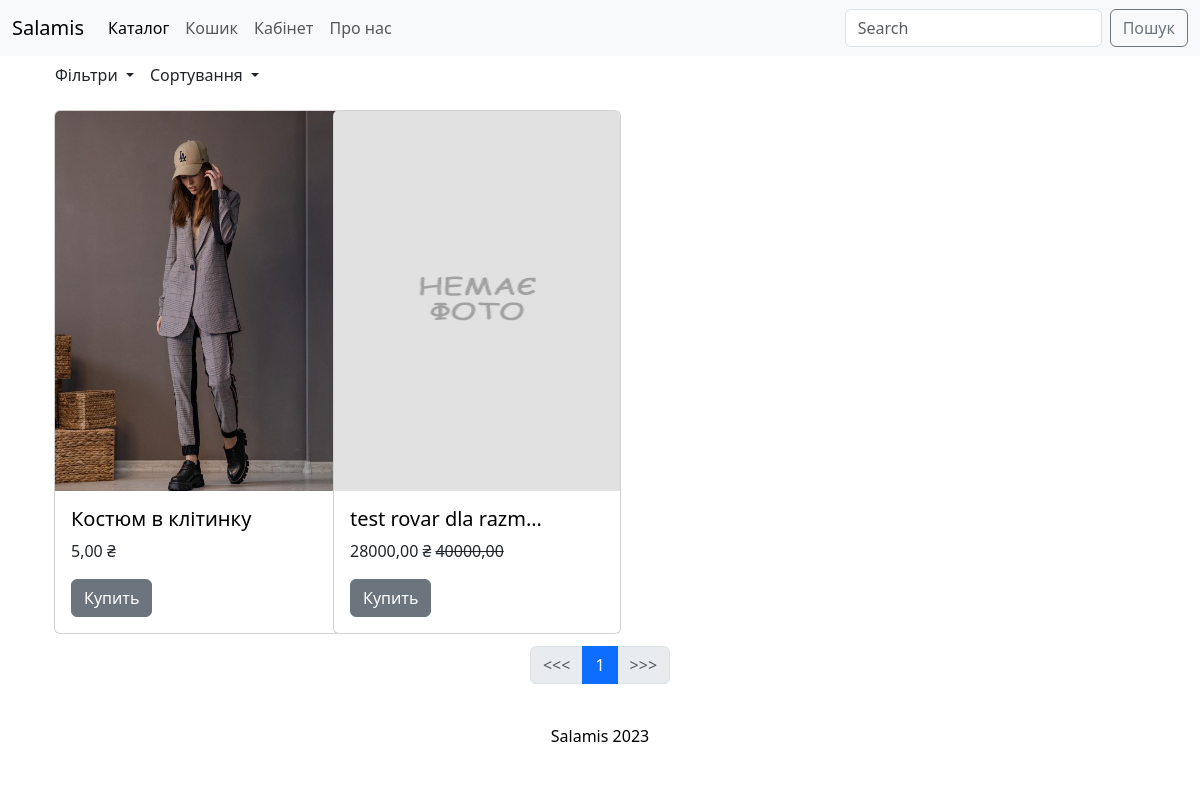
The page /catalog/kostyumi/ on the database its author committed.
### goods/models.py (models this page shows, shortened)
class Products(models.Model):
    name = models.CharField(max_length=150, unique=True, verbose_name="Назва")
    slug = models.SlugField(
        max_length=200, unique=True, blank=True, null=True, verbose_name="URL"
    )
    description = models.TextField(blank=True, null=True, verbose_name="Опис")
    image = models.ImageField(
        upload_to="goods_images", blank=True, null=True, verbose_name="Фотографія"
    )
    price = models.DecimalField(
        default=0.00, max_digits=7, decimal_places=2, verbose_name="Ціна"
    )
    discount = models.DecimalField(
        default=0.00, max_digits=7, decimal_places=2, verbose_name="Знижка в відсотках"
    )
    quantity = models.PositiveIntegerField(default=0, verbose_name="Кільікість")
    category = models.ForeignKey(to=Categories, on_delete=models.PROTECT, verbose_name="Категорія")
    class Meta:
        db_table = "product"
        verbose_name = "товар"
        verbose_name_plural = "товари"
        ordering = ("id",)
    def discount_price(self):
        return round(self.price - self.price*self.discount/100, 2)

### goods/views.py (the view)
# urls.py: path('<slug:category_slug>/', views.catalog, name='index'),
def catalog(request, category_slug=None):
    page = request.GET.get("page", 1)
    on_sale = request.GET.get("on_sale", None)
    order_by = request.GET.get("order_by", None)
    query = request.GET.get("q", None) #search
    if category_slug == "all":
        goods = Products.objects.all()
    elif query:
        goods = q_search(query)
    else:
        goods = Products.objects.filter(category__slug=category_slug)
    if on_sale:
        goods = goods.filter(discount__gt=0)
    if order_by and order_by != 'default':
        goods = goods.order_by(order_by)
    paginator = Paginator(goods, 4)
    current_page = paginator.page(int(page))
    context = {
        "products": current_page,
        "slug_url": category_slug,
    }
    return render(request, "goods/catalog.html", context)

### goods/models.py (called while the page is built)
    def __str__(self) -> str:
        return self.name

### goods/templatetags/goods_tags.py (called while the page is built)
@register.simple_tag
def tag_categories():
    return Categories.objects.all()

@register.simple_tag(takes_context=True)
def change_params(context, **kwargs):
    query = context['request'].GET.dict()
    query.update(kwargs)
    return urlencode(query)

### goods/templates/goods/catalog.html (shortened to what this page needs)
{% extends "main/base.html" %}
{% load static %}
{% load goods_tags %}
{% block info %}
<div class="container">
  <div class="row">
    <div class="col-md-1">
      <div class="btn-group" role="group">
        <button type="button" class="btn dropdown-toggle" data-bs-toggle="dropdown" aria-expanded="false">
          Фільтри
        </button>
          {% tag_categories as categoris %}
      </div>
  </div>
  <div class="col-md-1">
    <div class="dropdown mb-3">
      <button class="btn btn dropdown-toggle btn" type="button"
        data-bs-toggle="dropdown"
        aria-expanded="false">
        Сортування
      </button>
    </div>
  </div>
</div>
<div class="container">
  <div class="row">
    {% for i in products %}
      <div class="col-md-3">
        <div class="card" style="width: 18rem;  margin-bottom: 12px;">
          {% if i.image %}
            <img src="{{i.image.url}}" class="card-img-top"
              style="width: 100%; height: 380px;" alt="...">
          {% else %}
            <img src="{%static 'goods/nf2.png'%}" class="card-img-top"
              style="width: 100%; height: 380px;" alt="...">
          {% endif %}
          <div class="card-body">
            <a href='{% url "catalog:product" i.slug %}'>
              <h5 class="card-title">{{i.name|truncatechars:20}}</h5>
            </a>
            {% if i.discount %}
              <p>{{i.discount_price}} ₴ <strike>{{i.price}}</strike></p>
            {% else %}
              <p class="discounted-price">{{i.price}} ₴</p>
            {% endif %}
            <a href="#" class="btn btn-secondary">Купить</a>
          </div>
        </div>
      </div>
    {% endfor %}
  </div>
</div>
<div class="container">
  <div class="d-flex justify-content-center">
    <nav aria-label="Page navigation example">
      <ul class="pagination">
        <li class="page-item {% if not products.has_previous %} disabled {% endif %}">
          <a class="page-link"
            href="
        {% if products.has_previous %}?{% change_params page=products.previous_page_number %}
        {% else %} #
        {% endif %}"><<<</a>
        </li>
        {% for page in products.paginator.page_range %}
          {% if page >= products.number|add:-2 and page <= products.number|add:2 %}
            <li class="page-item {% if products.number == page %}active{% endif %}">
              <a class="page-link" href="?{% change_params page=page %}">{{page}}</a>
            </li>
          {% endif %}
        {% endfor %}
        <li class="page-item {% if not products.has_next %} disabled {% endif %}">
          <a class="page-link"
            href="
        {% if products.has_next %}?{% change_params page=products.next_page_number %}{% else %} #
        {% endif %}">>>></a>
        </li>
      </ul>
    </nav>
  </div>
</div>
{% endblock info %}

### static/main/css/style.css (style rules this page uses)
a { color: #000; text-decoration: none; }

### rows shown on the page
Products: image (picture), name "Костюм в клітинку", price "5,00"
Products: name "test rovar dla razm…", discount_price "28000,00", price "40000,00"

### other values the page prints
{{ page }} "1"
